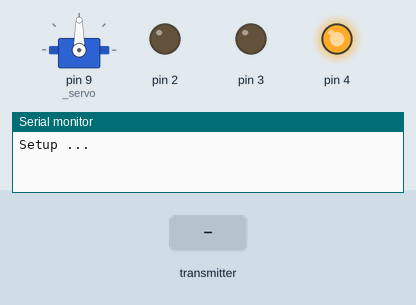
This sketch was run on a simulated Arduino Uno, built with avr-gcc and run on an emulated ATmega328P. On the bench: servo, output pins drawn as LEDs (lit = HIGH), the last lines printed to the serial monitor. The test bench sets the inputs (shaded band). No radio packets arrive unless stated.

Above: at 1.2 s.
1.3 s: the transmitter starts sending _control = 255
At 2.4 s:
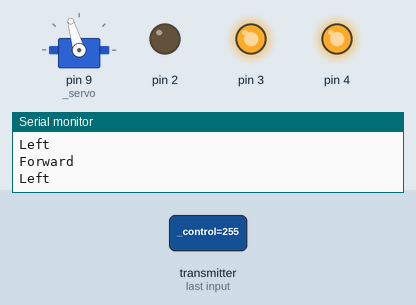
2.8 s: the transmitter starts sending _control = 0
At 4.0 s:
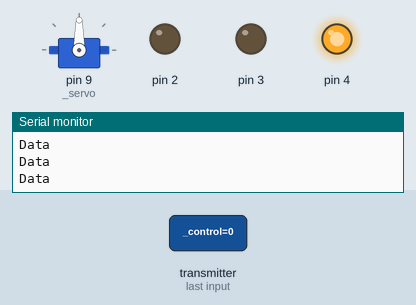
Timing chart, 0 to 5.8 s (numbered marks = the images above; inputs shaded):
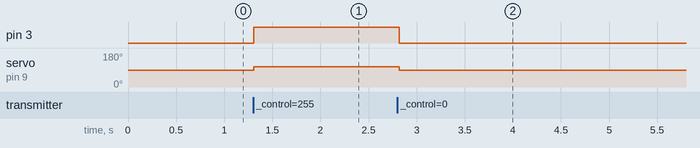

The sketch:

rc_car_receiver.ino
```cpp
#include <Servo.h>
#include <RF24.h>

#define WHEELS_STRAIGHT 90
#define WHEELS_LEFT     106
#define WHEELS_RIGHT    73


RF24 _radio(7, 8);
Servo _servo;
uint8_t	_control;
unsigned long _timestamp;

const byte _radio_address[6] = "00001";

void setup()
{
  Serial.begin(9600);

	_radio.begin();
	_radio.openReadingPipe(0, _radio_address);
	_radio.startListening();

	_servo.attach(9);
	_servo.write(90);

	pinMode(2, OUTPUT);
	pinMode(3, OUTPUT);
	pinMode(4, OUTPUT);

	digitalWrite(2, LOW);
	digitalWrite(3, LOW);
	digitalWrite(4, HIGH);

	_control = 0;
	_timestamp = millis();

  Serial.println("Setup ...");
}


void apply()
{
	if (_control & 0x01)
	{
		_servo.write(WHEELS_LEFT);
    Serial.println("Left");
	}
	else if (_control & 0x02)
	{
		_servo.write(WHEELS_RIGHT);
    Serial.println("Right");
	}
	else
	{
		_servo.write(WHEELS_STRAIGHT);
	}

	if (_control & 0x04)
	{
		digitalWrite(2, LOW);
		digitalWrite(3, HIGH);
    Serial.println("Forward");
	}
	else if (_control & 0x08)
	{
		digitalWrite(2, HIGH);
		digitalWrite(3, LOW);
    Serial.println("Backward");
	}
	else
	{
		digitalWrite(2, LOW);
		digitalWrite(3, LOW);
	}
}


void loop()
{
	if (_radio.available())
	{
		_radio.read(&_control, 1);
		_timestamp = millis();

    Serial.println("Data");
	}

	if (millis() - _timestamp > 2000)
  {
    Serial.println("Reset");
    _control = 0;
    _timestamp = millis();
  }

	apply();

	delay(10);
}
```

Measured:
- after the input at 1.3 s, pin 3: LOW → HIGH at once; servo on pin 9 (_servo): 90° → 106° at once
- after the input at 2.8 s, pin 3: HIGH → LOW at once; servo on pin 9 (_servo): 106° → 90° at once
